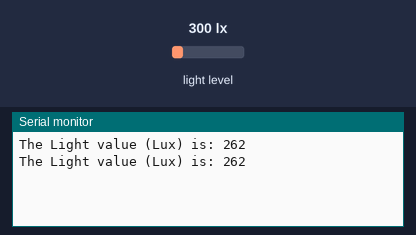
Bench run of a sketch on a simulated Arduino Uno, built with avr-gcc and run on an emulated ATmega328P. Shown: the last lines printed to the serial monitor. Wiring (inferred from the names in the program): TSL2561 light sensor at I2C address 0x29. The inputs (shaded band) are chosen by the test bench; at power-on: light level 300 lx.

Above: at 1.2 s.
1.3 s: light level set to 40 lx
At 2.6 s:
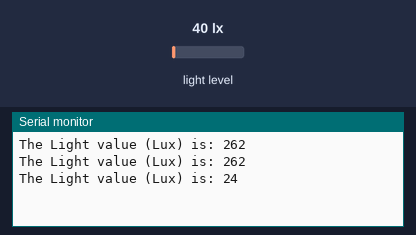
2.8 s: light level set to 500 lx
At 3.9 s:
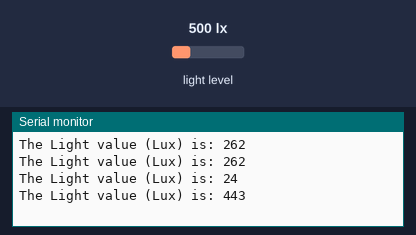
Timing chart, 0 to 5.8 s (numbered marks = the images above; inputs shaded):
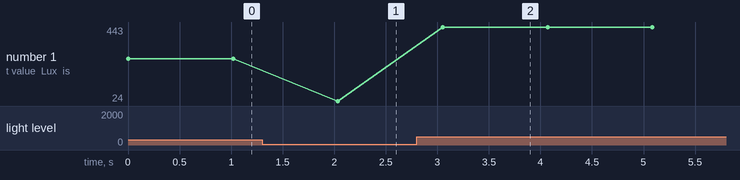

Measured:
- after the input at 1.3 s, the serial monitor: prints a new line after 0.74 s (image 1)
- after the input at 2.8 s, the serial monitor: prints a new line after 0.25 s (image 2)
- plotted number 1: 262 → 24 after the input at 1.3 s, 24 → 443 after the input at 2.8 s

The sketch:

lightSensor.ino
```cpp
#include <Wire.h>
#include <Digital_Light_TSL2561.h>

void setup() {
    Wire.begin();       // Initialize I2C Communication
    Serial.begin(9600); // Initialize Serial Port
    TSL2561.init();     // Initialize Light Sensor
}

void loop() {
    Serial.print("The Light value (Lux) is: ");
    Serial.println(TSL2561.readVisibleLux());
    delay(1000);
}
```
